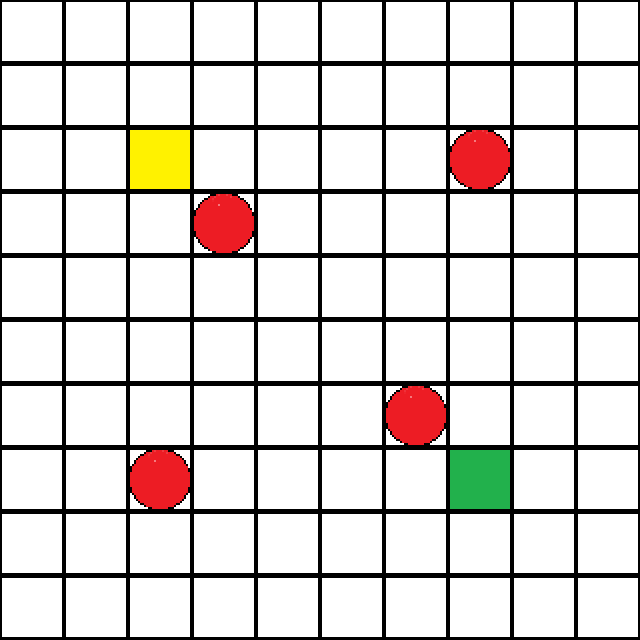

A level layout from a 2D game, rendered from its tile map. Below: a short description, then the map file with tile-grid data replaced by summaries:
An orthogonal 10x10 tile map with 64x64 px tiles, 1 tile layer (Background) and 6 objects (4x Rocks, Spawn1, Spawn2).

<map version="1.0" orientation="orthogonal" renderorder="right-down" width="10" height="10" tilewidth="64" tileheight="64" nextobjectid="15">
 <tileset firstgid="1" name="borderedtile64" tilewidth="64" tileheight="64">
  <image source="borderedtile64.png" width="320" height="64" />
 </tileset>
 <layer name="Background" width="10" height="10">
  <data>[100 cells, 100 non-empty, 4 distinct tile ids]</data>
 </layer>
 <objectgroup name="Spawns">
  <object id="1" name="Spawn1" x="128" y="128" width="64" height="64">
   <properties>
    <property name="direction" value="180" />
   </properties>
  </object>
  <object id="2" name="Spawn2" x="448" y="448" width="64" height="64">
   <properties>
    <property name="direction" value="0" />
   </properties>
  </object>
 </objectgroup>
 <objectgroup name="Rocks">
  <object id="9" name="Rocks" x="192" y="192" width="64" height="64" />
  <object id="10" name="Rocks" x="128" y="448" width="64" height="64" />
  <object id="13" name="Rocks" x="448" y="128" width="64" height="64" />
  <object id="14" name="Rocks" x="384" y="384" width="64" height="64" />
 </objectgroup>
</map>
